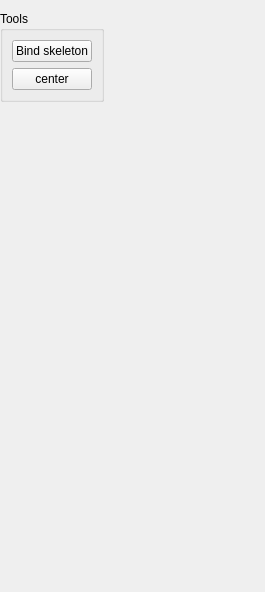
       <widget class="QWidget" name="graph_edition">
        <property name="geometry">
         <rect>
          <x>0</x>
          <y>0</y>
          <width>265</width>
          <height>592</height>
         </rect>
        </property>
        <attribute name="label">
         <string>Graph edition</string>
        </attribute>
        <layout class="QHBoxLayout" name="horizontalLayout_8">
         <property name="spacing">
          <number>0</number>
         </property>
         <property name="leftMargin">
          <number>0</number>
         </property>
         <property name="rightMargin">
          <number>0</number>
         </property>
         <item>
          <layout class="QVBoxLayout" name="vert_layout_graph_edit">
           <property name="spacing">
            <number>0</number>
           </property>
           <item>
            <widget class="QGroupBox" name="groupBox_2">
             <property name="title">
              <string>Tools</string>
             </property>
             <layout class="QVBoxLayout" name="verticalLayout_19">
              <item>
               <widget class="QPushButton" name="pushB_attached_skeleton">
                <property name="toolTip">
                 <string>&lt;html&gt;&lt;head/&gt;&lt;body&gt;&lt;p&gt;Bind the skeleton to the mesh.&lt;/p&gt;&lt;p&gt;The skeleton edition mode is left&lt;/p&gt;&lt;p&gt;to go to animation mode.&lt;/p&gt;&lt;p&gt;You can edit skinning weights (diffuse them/paint)&lt;/p&gt;&lt;p&gt;or edit the skeleton by pressing j to move a joint.&lt;/p&gt;&lt;p&gt;&lt;br/&gt;&lt;/p&gt;&lt;/body&gt;&lt;/html&gt;</string>
                </property>
                <property name="text">
                 <string>Bind skeleton</string>
                </property>
               </widget>
              </item>
              <item>
               <widget class="QPushButton" name="center_graph_node">
                <property name="toolTip">
                 <string>Try to center the selected node inside the mesh</string>
                </property>
                <property name="text">
                 <string>center</string>
                </property>
               </widget>
              </item>
             </layout>
            </widget>
           </item>
           <item>
            <spacer name="verticalSpacer_4">
             <property name="orientation">
              <enum>Qt::Vertical</enum>
             </property>
             <property name="sizeHint" stdset="0">
              <size>
               <width>20</width>
               <height>40</height>
              </size>
             </property>
            </spacer>
           </item>
          </layout>
         </item>
         <item>
          <spacer name="horizontalSpacer_4">
           <property name="orientation">
            <enum>Qt::Horizontal</enum>
           </property>
           <property name="sizeHint" stdset="0">
            <size>
             <width>101</width>
             <height>20</height>
            </size>
           </property>
          </spacer>
         </item>
        </layout>
       </widget>
